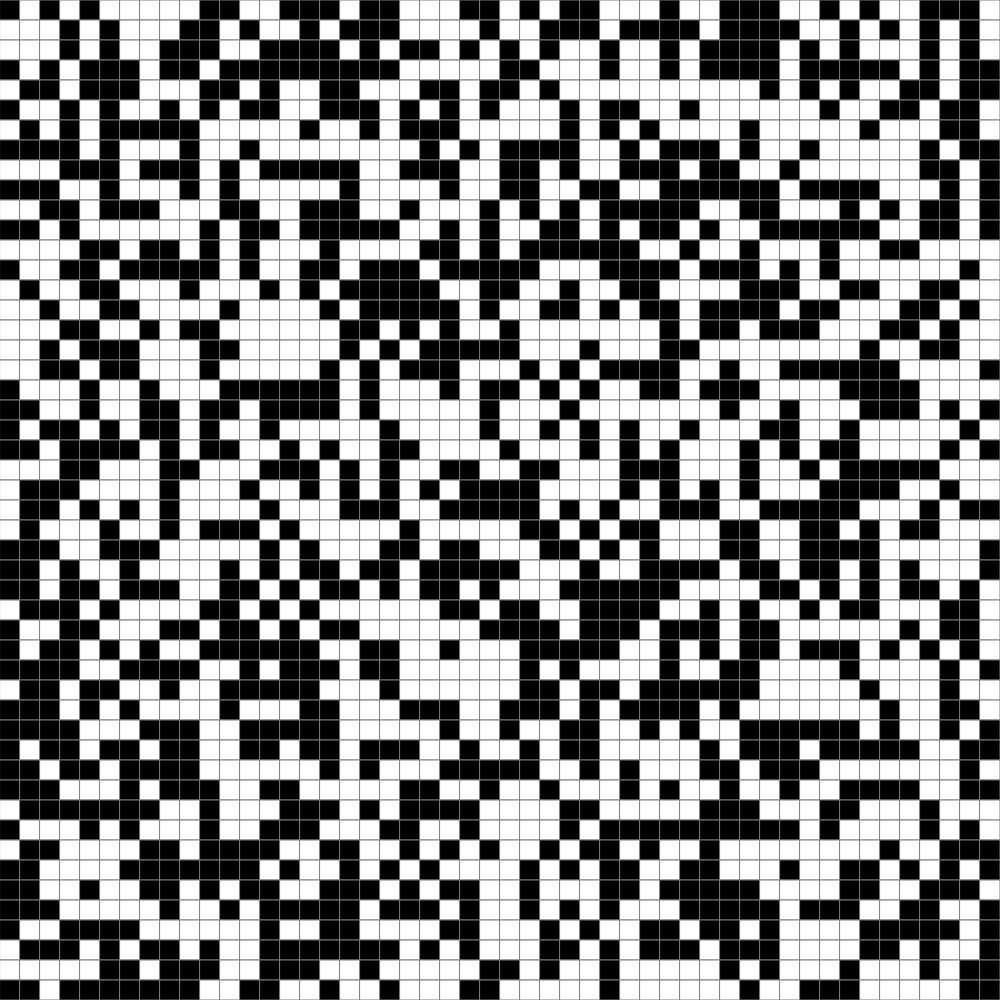
Frame 1 (no input)
Frame 60 (no input): identical to frame 1, image omitted
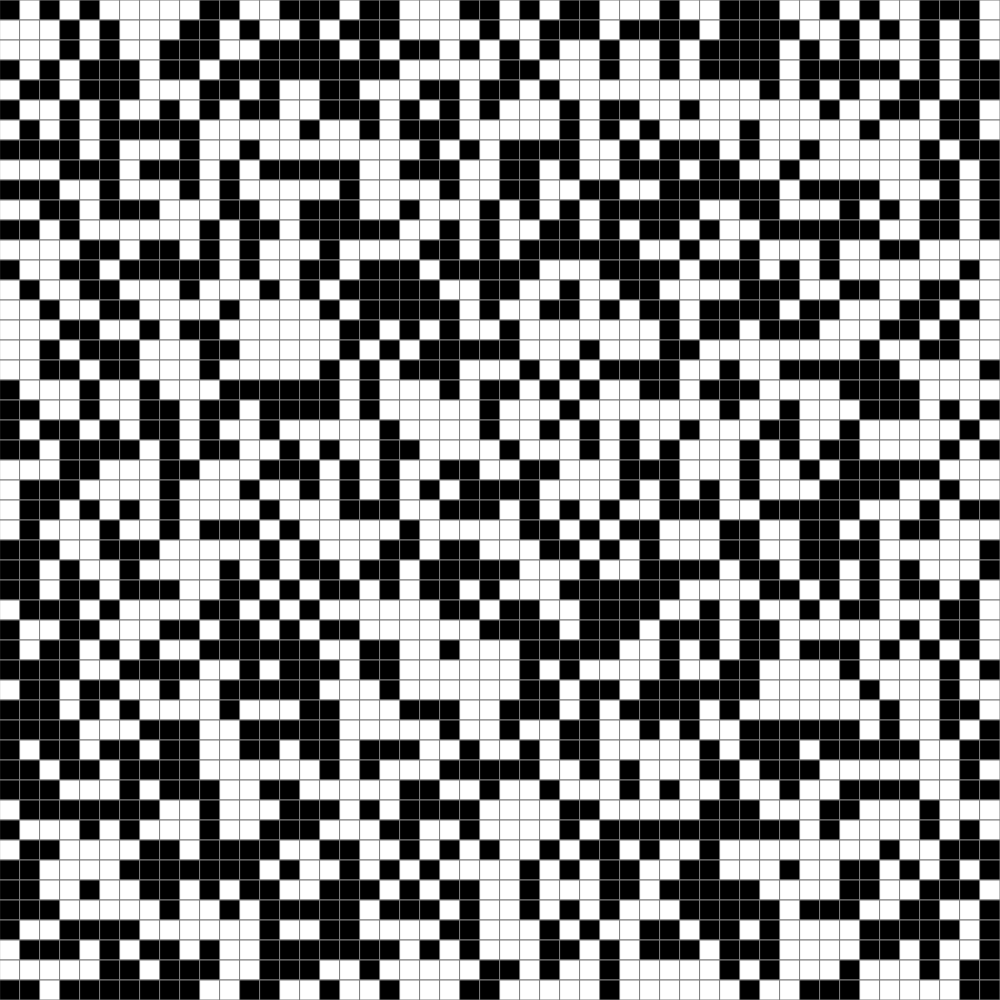
Frame 120 (the mouse pressed at the canvas centre since frame 60)

The p5.js sketch that drew these frames (run headless with seeded random() and noise() and a simulated clock; from frame 60 on, the mouse is pressed at the canvas centre):

// p5.js sketch
// ── sketch.js
// 2-D Array Demo - Grid Colouring
// Asir Ratnani
// October 22, 2018
//
// Extra for Experts:
// - describe what you did to take this project "above and beyond"

let rows = 50;
let cols = 50;
let grid;
let cellSize;


function setup() {
  if (windowWidth > windowHeight) {
    createCanvas(windowHeight, windowHeight);
  }
  else {
    createCanvas(windowWidth, windowWidth);
  }

  cellSize =  width / cols;
  grid = create2dArray(cols, rows);
  stroke(125);
}

function draw() {
  background(255);
  displayGrid();
  if (keyIsPressed){
    if (key === " ") {
      update();
    }
  }

}

function keyPressed() {
  if (key === "r") {
    grid = create2dArray(cols,rows);
  }
  else if (key === "o") {
    update();
  }

  else if (key === "c") {
    resetGrid();
  }
}

function update() {
  //need second 2-d array, so you don't mess up the first one
  let nextTurn = [];
  for (let i = 0; i < rows; i++) {
    nextTurn[i] = [];
  }


  //Loop through the grid
  for (let y = 0; y < rows; y++) {
    for (let x= 0; x < cols; x++) {
      
      let neighbours = 0;
      for (let i = -1; i <= 1; i++) {
        for (let j= -1; j <= 1; j++) {
          if (x+i >= 0 && x+i < cols && y+j >= 0 && y+j < rows) {
            neighbours += grid[y+j][x+i];
          }
        }
      }
      neighbours -= grid[y][x];

      //applying rules of the game

      if (grid[y][x] === 1) {//alive
        if (neighbours === 2 || neighbours === 3) {
          nextTurn[y][x] = 1;
        }
        else {
          nextTurn[y][x] = 0;
        }
      }
      if (grid[y][x] === 0) {
        if (neighbours === 3) {
          nextTurn[y][x] = 1;
        }
        else {
          nextTurn[y][x] = 0;
        }
      }

    }
  }

  grid = nextTurn;
}


function mousePressed(){
  let x = floor(mouseX/ cellSize);
  let y = floor(mouseY / cellSize);
  if (grid[y][x] === 1) {
    grid[y][x] = 0;
  }
  else if (grid[y][x] === 0) {
    grid[y][x] = 1;
  }
}

function displayGrid() {
  for (let y = 0; y < rows; y++ ) {
    for (let x = 0; x < cols; x++) {
      if(grid[y][x] === 0) {
        fill(255);
      }
      else {
        fill(0);
      }
      rect(x*cellSize, y*cellSize, cellSize, cellSize);
  }
}
}

function create2dArray(cols,rows) {
  let randomGrid = [];
  for (let y = 0; y < rows; y++) {
    randomGrid.push([]);
    for (let x = 0; x < cols; x++) {
      if (random(100) < 50) {
        randomGrid[y].push(0);
    }
      else {
        randomGrid[y].push(1);
      }
    }
  }
  return randomGrid;
}

function resetGrid() {
  for (let x = 0; x < cols; x++) {
    for (let y = 0; y < rows; y++) {
      grid[y][x] = 0;
    }
  }
}
